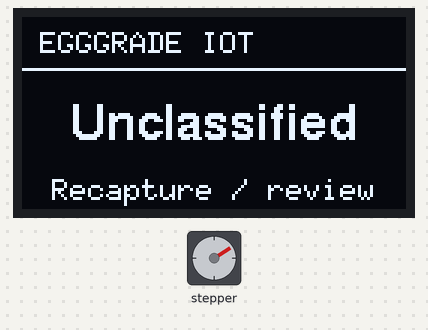
This sketch was run on a simulated ESP32. Shown: stepper motor, 128×64 one-colour display. Wiring (inferred from the names in the program): stepper motor (2048 steps per turn assumed): coils GPIO 18, GPIO 19, GPIO 21, GPIO 22. What the sketch prints to the serial monitor is not drawn.

Above: at 1.35 s.
At 10.96 s:
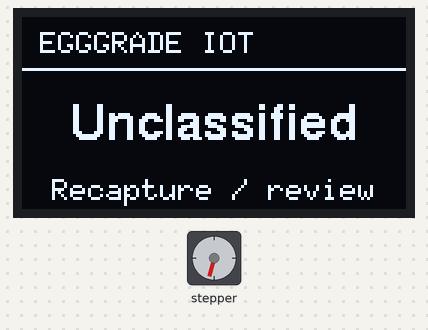
At 20.58 s:
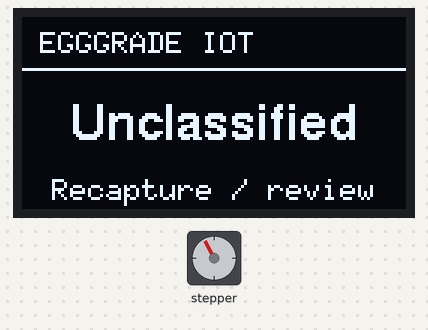
At 39.8 s:
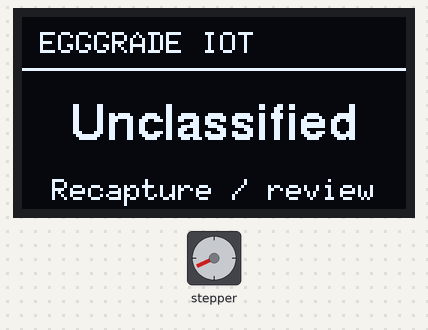
Timing chart, 0 to 40.0 s (numbered marks = the images above):
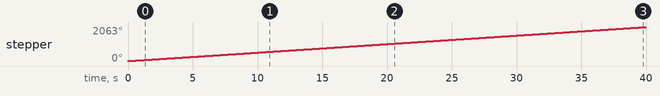

The sketch:

ControlledSpinner.ino
```cpp
// Identified spinner only: same 18/21/19/22 phase order, 2048 steps/revolution, 10 RPM.
#include <Arduino.h>
#include <ctype.h>
#include <atomic>
#include <Wire.h>
#include <U8g2lib.h>
#include <freertos/FreeRTOS.h>
#include <freertos/queue.h>

static constexpr uint8_t PINS[] = {18, 21, 19, 22};
static constexpr uint8_t PHASES[4][4] = {{1, 0, 1, 0}, {0, 1, 1, 0}, {0, 1, 0, 1}, {1, 0, 0, 1}};
static constexpr uint32_t STEP_US = 60000000UL / 2048 / 10;
static bool held = false;
static uint8_t phase = 0;
static uint32_t lastStep = 0, holdUntil = 0, steps = 0;
// XFP1116-07AY: CH1116/SH1106-compatible 128x64 I2C OLED, SCL 26 and SDA 25.
static U8G2_SH1106_128X64_NONAME_F_HW_I2C oled(U8G2_R0, U8X8_PIN_NONE, 26, 25);
static QueueHandle_t lcdQueue;
static std::atomic<bool> lcdReady{false};
static const char *LCD_CODES[] = {"UNCLASSIFIED", "DAY_16", "DAY_18", "REJECT", "WAITING", "CAPTURING", "OFFLINE", "CALIBRATE"};
static const char *LCD_TEXT[] = {"Unclassified", "Day 16", "Day 18", "Reject", "Place egg", "Analyzing...", "Offline", "Save empty view"};
static std::atomic<uint8_t> displayed{0};

static bool oledResponds(uint8_t address) {
  Wire.beginTransmission(address);
  return Wire.endTransmission() == 0;
}

static void displayTask(void *) {
  uint8_t code = 0, previous = 255;
  uint8_t address = 0;
  bool first = true;
  uint32_t received = millis();
  for (;;) {
    // A stopped connector must not leave a previous egg's classification on screen.
    if (xQueueReceive(lcdQueue, &code, pdMS_TO_TICKS(1000)) == pdTRUE) received = millis();
    if (static_cast<uint32_t>(millis() - received) >= 150000) code = 6;
    if (lcdReady && !oledResponds(address)) { lcdReady = false; previous = 255; }
    if (!lcdReady) {
      address = oledResponds(0x3c) ? 0x3c : oledResponds(0x3d) ? 0x3d : 0;
      if (address) {
        oled.setI2CAddress(address << 1);
        oled.setBusClock(100000);
        oled.begin();
        oled.setPowerSave(0);
        oled.setContrast(180);
        lcdReady = oledResponds(address);
        previous = 255;
      }
      if (address || first) Serial.printf("BALUT_OLED_INIT %s address=0x%02x sda=25 scl=26\n", lcdReady ? "READY" : "MISSING", address);
      first = false;
    }
    if (lcdReady && code != previous) {
      oled.clearBuffer();
      oled.setFont(u8g2_font_6x10_tr);
      oled.drawStr(6, 12, "EGGGRADE IOT");
      oled.drawHLine(0, 17, 128);
      oled.setFont(u8g2_font_helvB12_tr);
      oled.drawStr((128 - oled.getStrWidth(LCD_TEXT[code])) / 2, 41, LCD_TEXT[code]);
      oled.setFont(u8g2_font_6x10_tr);
      const char *hint = code >= 1 && code <= 3 ? "Research estimate" : code == 0 ? "Recapture / review" : "USB box display";
      oled.drawStr((128 - oled.getStrWidth(hint)) / 2, 61, hint);
      oled.sendBuffer();
      lcdReady = oledResponds(address);
      if (lcdReady) { displayed = code; previous = code; }
    }
  }
}

static void lcdStatus(const char *nonce, uint8_t code) {
  Serial.printf("BALUT_LCD_V1 %s %s label=%s\n", nonce, lcdReady ? "READY" : "MISSING", LCD_CODES[code]);
}

static void status(const char *nonce) {
  uint64_t mac = ESP.getEfuseMac();
  const uint8_t *bytes = reinterpret_cast<const uint8_t *>(&mac);
  Serial.printf("BALUT_MOTOR_V1 %s %s steps=%lu mac=", nonce, held ? "HELD" : "RUNNING", static_cast<unsigned long>(steps));
  for (unsigned i = 0; i < 6; ++i) Serial.printf(i ? ":%02x" : "%02x", bytes[i]);
  Serial.println();
}

static void command(char *line) {
  char verb[8], nonce[17], extra;
  unsigned duration = 0;
  if (sscanf(line, "%7s %16s", verb, nonce) != 2 || strlen(nonce) != 16) return;
  for (const char *p = nonce; *p; ++p) if (!isxdigit(static_cast<unsigned char>(*p))) return;
  if (strcmp(verb, "LCD") == 0) {
    char label[17];
    if (sscanf(line, "%7s %16s %16s %c", verb, nonce, label, &extra) != 3) return;
    for (uint8_t code = 0; code < sizeof(LCD_CODES) / sizeof(*LCD_CODES); ++code) {
      if (strcmp(label, LCD_CODES[code]) == 0) {
        if (lcdQueue) xQueueOverwrite(lcdQueue, &code);
        lcdStatus(nonce, code);
        return;
      }
    }
    return;
  }
  if (strcmp(verb, "LCDSTAT") == 0 && sscanf(line, "%7s %16s %c", verb, nonce, &extra) == 2) {
    lcdStatus(nonce, displayed);
    return;
  }
  if (strcmp(verb, "HOLD") == 0 && sscanf(line, "%7s %16s %u %c", verb, nonce, &duration, &extra) == 3 && duration >= 100 && duration <= 12000) {
    held = true;
    holdUntil = millis() + duration;
  } else if (strcmp(verb, "RUN") == 0 && sscanf(line, "%7s %16s %c", verb, nonce, &extra) == 2) {
    held = false;
    lastStep = micros();
  } else if (strcmp(verb, "STATUS") != 0 || sscanf(line, "%7s %16s %c", verb, nonce, &extra) != 2) {
    return;
  }
  status(nonce);
}

void setup() {
  Serial.begin(115200);
  for (uint8_t pin : PINS) { digitalWrite(pin, LOW); pinMode(pin, OUTPUT); }
  // User wiring: SDA D25, SCL D26. Default I2C pins 21/22 already drive the spinner.
  Wire.begin(25, 26, 100000);
  Wire.setTimeOut(20);
  lcdQueue = xQueueCreate(1, sizeof(uint8_t));
  // I2C writes run on the other core so OLED refreshes do not delay motor steps.
  if (!lcdQueue || xTaskCreatePinnedToCore(displayTask, "oled", 4096, nullptr, 1, nullptr, 0) != pdPASS) Serial.println("BALUT_OLED_INIT MISSING task_failed");
  lastStep = micros();
  Serial.println("BALUT_SPINNER_READY_V1");
}

void loop() {
  static char line[80];
  static size_t used = 0;
  static bool overflow = false;
  while (Serial.available()) {
    const char next = static_cast<char>(Serial.read());
    if (next == '\n') {
      if (!overflow) { line[used] = '\0'; command(line); }
      used = 0; overflow = false;
    } else if (next != '\r') {
      if (used < sizeof(line) - 1) line[used++] = next;
      else overflow = true;
    }
  }
  if (held && static_cast<int32_t>(millis() - holdUntil) >= 0) {
    held = false;
    lastStep = micros();
    Serial.println("BALUT_SPINNER_AUTO_RESUME");
  }
  const uint32_t now = micros();
  if (!held && static_cast<uint32_t>(now - lastStep) >= STEP_US) {
    lastStep = now;
    phase = (phase + 1) % 4;
    for (unsigned i = 0; i < 4; ++i) digitalWrite(PINS[i], PHASES[phase][i]);
    ++steps;
  }
  // Keep the current coil phase while held; the candling light is not controlled here.
  delayMicroseconds(50);
}
```

Measured:
- by itself, stepper: keeps turning clockwise at about 52°/s
